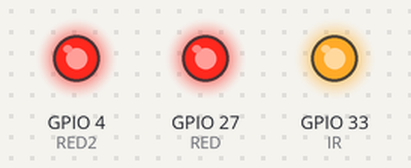
A program run on a simulated ESP32 board running MicroPython. Shown: output pins drawn as LEDs (lit = HIGH). At 0.0 s the program stops and its outputs stay as they are.

Above: at 0.1 s.
Timing chart, 0 to 1.5 s (numbered marks = the images above):
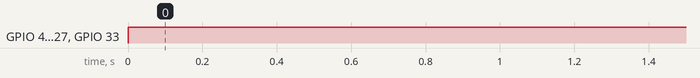

Measured:
- by itself, GPIO 4 (RED2), GPIO 27 (RED), GPIO 33 (IR): LOW → HIGH at 0.00 s

The program:

LED_IR_TEST.py
```python
from machine import Pin

'''Constants for initialization'''
'''Constants for initialization'''
SSD1331_PIN_CS  = 15
SSD1331_PIN_DC  = 32
SSD1331_PIN_RST = 14
SSD1331_PIN_SCK = 5 # Connects to SCL on the OLED display
SSD1331_PIN_MOSI = 19 # Connects to SDA on the OLED display
SSD1331_PIN_MISO = 21 # Just kinda exists lol
RED_PIN = 27
RED2_PIN = 4
IR_PIN = 33
PHOTODIODE_PIN_RED = 39 # Choose a pin for the diode MUST BE ADC1
PHOTODIODE_PIN_IR = 36
width = 96
height = 64

# Generate pin objects + ADC object
RED = Pin(RED_PIN, mode=Pin.OUT)
RED2 = Pin(RED2_PIN, mode=Pin.OUT)
IR = Pin(IR_PIN, mode=Pin.OUT)

RED(1)
RED2(1)
IR(1)
```
